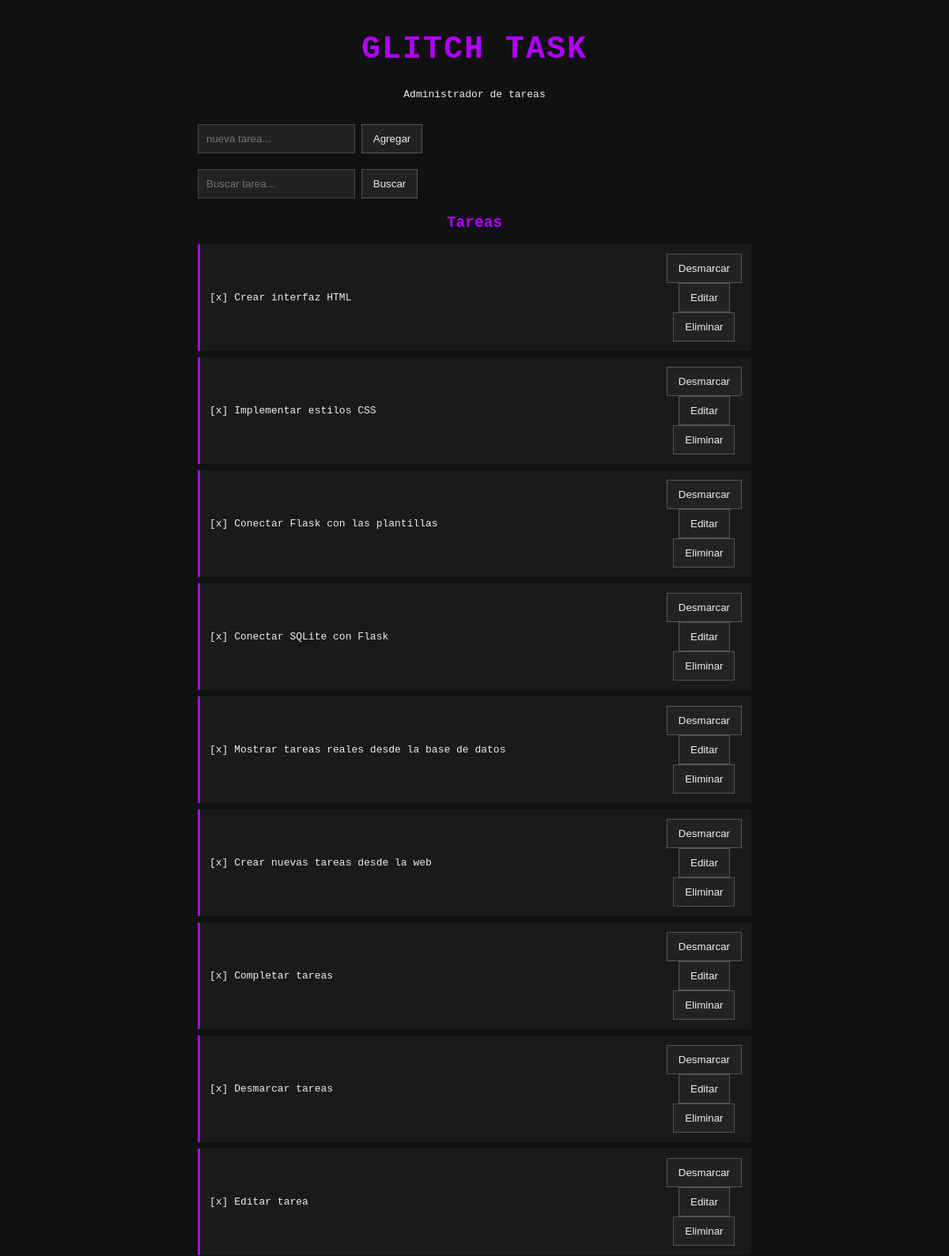
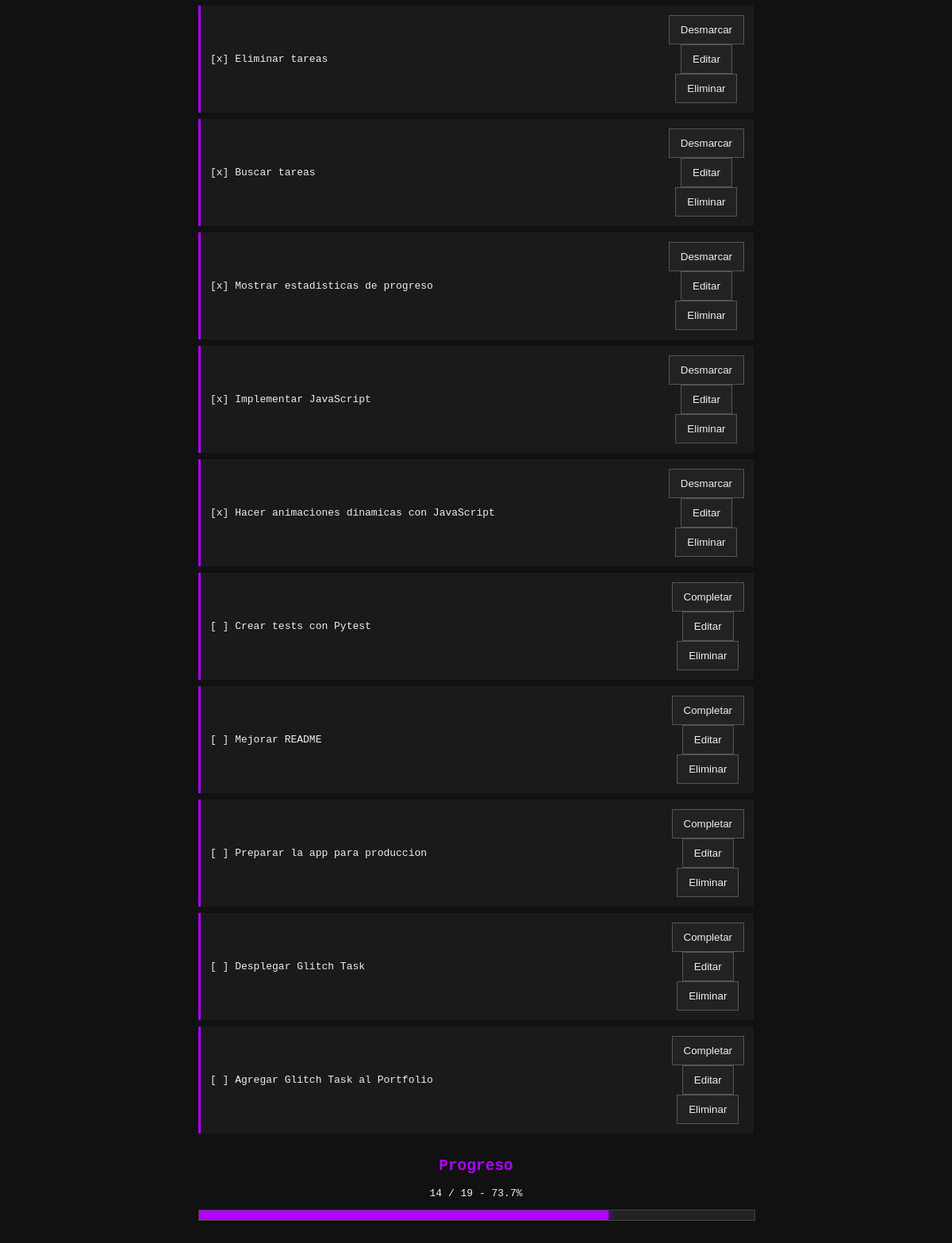
The page / on the database its author committed (2 pictures, top to bottom).
### tables this page shows
CREATE TABLE tasks(id INTEGER PRIMARY KEY AUTOINCREMENT, tarea TEXT NO NULL, completa INTEGER NO NULL);

### app.py (the view)
@app.route("/")
def home():
    busqueda = request.args.get("q", "").strip()
    with get_connection() as db:
        cursor = db.cursor()
        if busqueda:
            cursor.execute(
                "SELECT * FROM tasks WHERE tarea LIKE ? COLLATE NOCASE",
                (f"%{busqueda}%",)
            )
        else:
            cursor.execute("SELECT * FROM tasks")
        tasks = cursor.fetchall()
        cursor.execute("SELECT COUNT(*) FROM tasks")
        total = cursor.fetchone()[0]
        cursor.execute("SELECT COUNT(*) FROM tasks WHERE completa = 1")
        completadas = cursor.fetchone()[0]
        pendientes = total - completadas
        progreso = (completadas / total * 100) if total else 0
    return render_template(
    "index.html",
    tasks=tasks,
    busqueda=busqueda,
    total=total,
    completadas=completadas,
    pendientes=pendientes,
    progreso=progreso
)

### database.py (called while the page is built)
def get_connection():
    return sqlite3.connect("glitch.db")

### templates/index.html (shortened to what this page needs)
<!DOCTYPE html>
<html lang="es">
<head>
    <link rel="stylesheet" href="{{ url_for('static', filename='style.css') }}">
</head>
<body>
    <main>
        <header>
            <h1>GLITCH TASK</h1>
            <p>Administrador de tareas</p>
        </header>
        <section class="add-task">
            <form action="{{ url_for('add_task') }}" method="POST">
                <input type="text" name="tarea" placeholder="nueva tarea..." required>
                <button type="submit">Agregar</button>
            </form>
        </section>
        <section class="search-task">
            <form action="{{ url_for('home') }}" method="GET">
                <input type="text" name="q" placeholder="Buscar tarea..." value="{{ busqueda }}">
                <button type="submit">Buscar</button>
            </form>
        </section>
        <section class="tasks">
            <h2>Tareas</h2>
            <ul>
                {% for task in tasks %}
                <li data-id="{{ task[0] }}" class="{% if task[2]==1 %}done{% endif %}">
                    <span class="task-text">
                        {% if task[2] == 1 %}[x] {% else %}[ ] {% endif %}{{ task[1] }}
                    </span>
                    <div class="actions">
                        {% if task[2] == 0 %}
                            <form class="action-form" action="{{ url_for('complete_task', task_id=task[0]) }}" method="POST">
                                <button type="submit">Completar</button>
                            </form>
                        {% else %}
                            <form class="action-form" action="{{ url_for('unmark_task', task_id=task[0]) }}" method="POST">
                                <button type="submit">Desmarcar</button>
                            </form>
                        {% endif %}
                        <button class="edit-btn">Editar</button>
                        <form class="delete-form action-form" action="{{ url_for('delete_task', task_id=task[0]) }}" method="POST">
                            <button type="submit">Eliminar</button>
                        </form>
                    </div>
                </li>
                {% endfor %}
            </ul>
        </section>
        <section class="progress">
            <h2>Progreso</h2>
            <p>{{ completadas }} / {{ total }} - {{ "%.1f"|format(progreso) }}%</p>
            <div class="progress-container">
                <div class="progress-bar" style="width: {{ progreso }}%"></div>
            </div>
        </section>
    </main>
</body>
</html>

### static/style.css (style rules this page uses)
body { background: #111; color: #eee; font-family: monospace; text-align: center; margin: 0; }
main { width: 90%; max-width: 700px; margin: 40px auto; }
header { text-align: center; margin-bottom: 30px; }
h1 { color: #b000ff; font-size: 2.5rem; letter-spacing: 2px; transition: text-shadow 0.1s; }
h2 { color: #b000ff; }
.add-task, .search-task { display: flex; gap: 10px; margin-bottom: 20px; }
input { flex: 1; padding: 10px; background: #222; color: #eee; border: 1px solid #444; outline: none; }
button { padding: 10px 14px; background: #222; color: #eee; border: 1px solid #555; cursor: pointer; transition: all 0.2s; }
ul { list-style: none; padding: 0; }
li { display: flex; justify-content: space-between; align-items: center; background: #1a1a1a; padding: 12px; margin-bottom: 8px; border-left: 3px solid #b000ff; animation: slideIn 0.3s ease; }
.progress { margin-top: 30px; text-align: center; }
.progress-container { width: 100%; height: 12px; background: #222; border: 1px solid #444; margin-top: 10px; overflow: hidden; }
.progress-bar { height: 100%; background: #b000ff; width: 0%; box-shadow: 0 0 10px #b000ff; }

### rows shown on the page
tasks: completa "[x]", tarea "Crear interfaz HTML"
tasks: completa "[x]", tarea "Implementar estilos CSS"
tasks: completa "[x]", tarea "Conectar Flask con las plantillas"
tasks: completa "[x]", tarea "Conectar SQLite con Flask"
tasks: completa "[x]", tarea "Mostrar tareas reales desde la base de datos"
tasks: completa "[x]", tarea "Crear nuevas tareas desde la web"
tasks: completa "[x]", tarea "Completar tareas"
tasks: completa "[x]", tarea "Desmarcar tareas"
tasks: completa "[x]", tarea "Editar tarea"
tasks: completa "[x]", tarea "Eliminar tareas"
tasks: completa "[x]", tarea "Buscar tareas"
tasks: completa "[x]", tarea "Mostrar estadisticas de progreso"
tasks: completa "[x]", tarea "Implementar JavaScript"
tasks: completa "[x]", tarea "Hacer animaciones dinamicas con JavaScript"
tasks: tarea "Crear tests con Pytest"
tasks: tarea "Mejorar README"
tasks: tarea "Preparar la app para produccion"
tasks: tarea "Desplegar Glitch Task"
tasks: tarea "Agregar Glitch Task al Portfolio"

### other values the page prints
{{ completadas }} "14"
{{ total }} "19"
{{ "%.1f"|format(progreso) }} "73.7"
